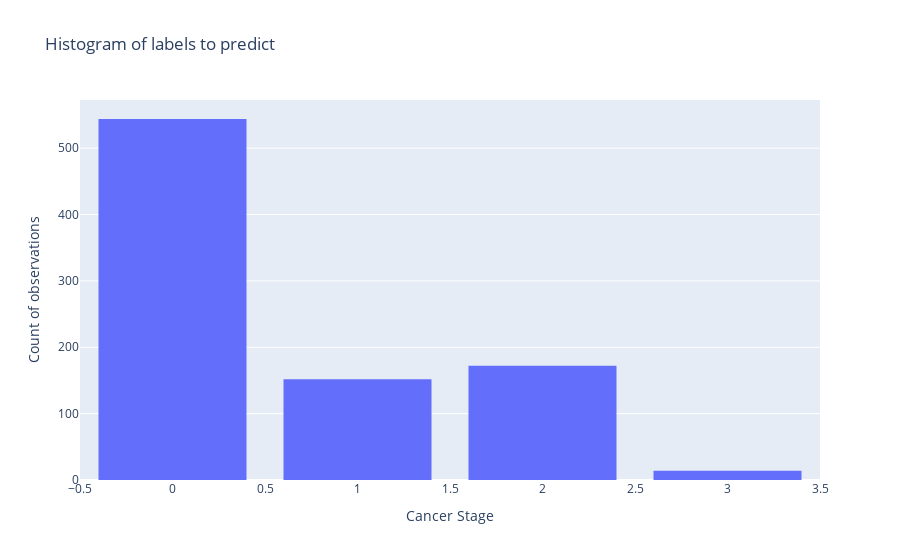

The notebook cell saved with this chart:
### Code cell
fig = go.Figure()
fig.add_trace(go.Histogram(x=labels))

# Overlay both histograms
fig.update_layout(bargroupgap=0.2,
                  title="Histogram of labels to predict",
                  xaxis_title="Cancer Stage",
                  yaxis_title="Count of observations")

fig.show()

### Figure 1 — Plotly figure (JSON) as saved in the notebook; plotly's stock layout.template omitted (floating-point values rounded to 4 significant figures; data arrays with more than 128 entries replaced by an {"elided": "..."} marker saying what was removed)
{"data": [{"type": "histogram", "x": {"elided": "882 int values"}}], "layout": {"bargroupgap": 0.2, "title": {"text": "Histogram of labels to predict"}, "xaxis": {"title": {"text": "Cancer Stage"}}, "yaxis": {"title": {"text": "Count of observations"}}}}
